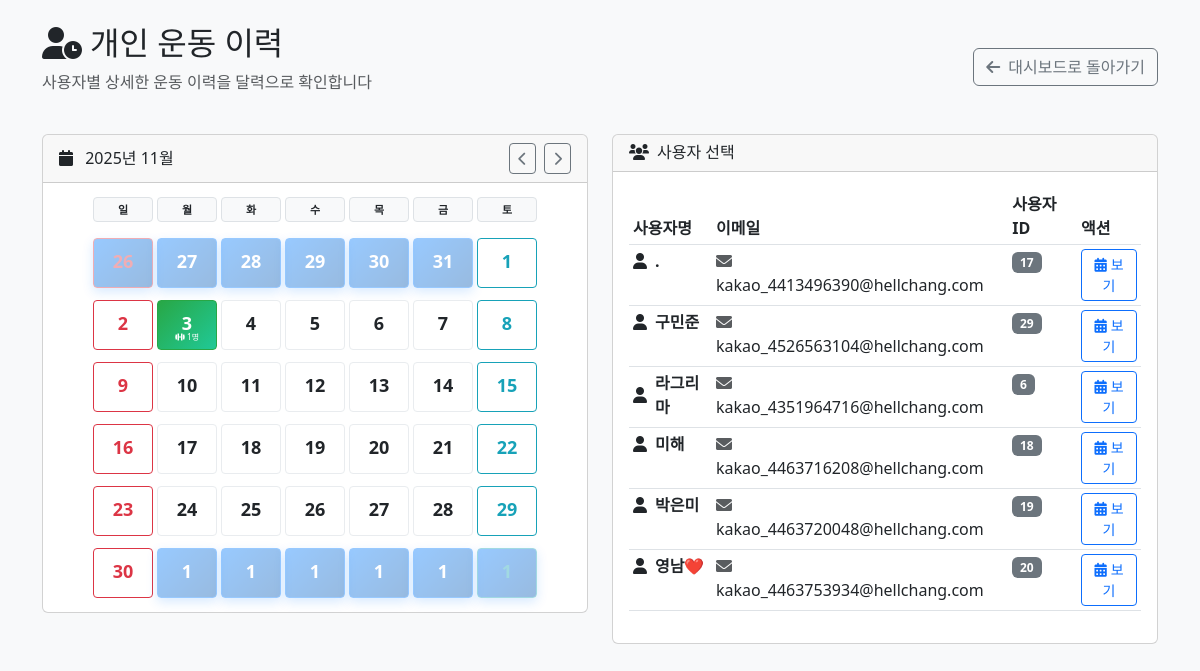
Page /admin/user_workout_history.php (signed in) on the committed database.
### tables this page shows
CREATE TABLE IF NOT EXISTS `users` (
  `id` int(11) NOT NULL AUTO_INCREMENT,
  `kakao_id` bigint(20) DEFAULT NULL,
  `username` varchar(100) NOT NULL,
  `email` varchar(255) DEFAULT NULL,
  `profile_image` varchar(500) DEFAULT NULL,
  `created_at` timestamp NULL DEFAULT current_timestamp(),
  `updated_at` timestamp NULL DEFAULT current_timestamp() ON UPDATE current_timestamp(),
  `is_active` tinyint(1) NOT NULL DEFAULT 1,
  `password` varchar(255) DEFAULT NULL,
  PRIMARY KEY (`id`) USING BTREE,
  UNIQUE KEY `email` (`email`) USING BTREE,
  UNIQUE KEY `kakao_id` (`kakao_id`) USING BTREE,
  KEY `idx_users_kakao_id` (`kakao_id`) USING BTREE
);

### admin/user_workout_history.php (the view, shortened to what this page needs)
<?php
$pdo = getDB();
$current_month = isset($_GET['month']) ? (int)$_GET['month'] : date('n');
$current_year = isset($_GET['year']) ? (int)$_GET['year'] : date('Y');
$selected_date = isset($_GET['date']) ? $_GET['date'] : null;
$month_start = date('Y-m-01', mktime(0, 0, 0, $current_month, 1, $current_year));
$month_end = date('Y-m-t', mktime(0, 0, 0, $current_month, 1, $current_year));
$stmt = $pdo->prepare("
    SELECT DATE(ws.start_time) as workout_date,
           COUNT(DISTINCT ws.user_id) as user_count,
           COUNT(ws.session_id) as session_count
    FROM m_workout_session ws
    WHERE DATE(ws.start_time) >= ? AND DATE(ws.start_time) <= ?
    GROUP BY DATE(ws.start_time)
    ORDER BY workout_date ASC
");
$stmt->execute([$month_start, $month_end]);
$workout_days = $stmt->fetchAll(PDO::FETCH_ASSOC);
$first_day = mktime(0, 0, 0, $current_month, 1, $current_year);
$days_in_month = date('t', $first_day);
$first_day_of_week = date('w', $first_day);
?>
<!DOCTYPE html>
<html lang="ko">
<head>
    <link href="https://cdn.jsdelivr.net/npm/bootstrap@5.3.0/dist/css/bootstrap.min.css" rel="stylesheet">
    <link href="https://cdnjs.cloudflare.com/ajax/libs/font-awesome/6.0.0/css/all.min.css" rel="stylesheet">
</head>
<body class="bg-light">
    <div class="container mt-4">
        <div class="row mb-4">
            <div class="col">
                <div class="d-flex justify-content-between align-items-center">
                    <div>
                        <h2><i class="fas fa-user-clock me-2"></i>개인 운동 이력</h2>
                        <p class="text-muted">사용자별 상세한 운동 이력을 달력으로 확인합니다</p>
                    </div>
                    <a href="dashboard.php" class="btn btn-outline-secondary">
                        <i class="fas fa-arrow-left me-2"></i>대시보드로 돌아가기
                    </a>
                </div>
            </div>
        </div>
        <div class="row mb-4">
            <div class="col-md-6">
                <div class="card">
                    <div class="card-header">
                        <div class="d-flex justify-content-between align-items-center">
                            <h6 class="mb-0">
                                <i class="fas fa-calendar me-2"></i>
                                <?= $current_year ?>년 <?= $current_month ?>월
                            </h6>
                            <div>
                                <a href="?month=<?= $current_month == 1 ? 12 : $current_month - 1 ?>&year=<?= $current_month == 1 ? $current_year - 1 : $current_year ?>"
                                   class="btn btn-outline-secondary btn-sm me-1">
                                    <i class="fas fa-chevron-left"></i>
                                </a>
                                <a href="?month=<?= $current_month == 12 ? 1 : $current_month + 1 ?>&year=<?= $current_month == 12 ? $current_year + 1 : $current_year ?>"
                                   class="btn btn-outline-secondary btn-sm">
                                    <i class="fas fa-chevron-right"></i>
                                </a>
                            </div>
                        </div>
                    </div>
                    <div class="card-body p-2">
                        <div class="week-days mb-1">
                            <?php
                            $weekdays = ['일', '월', '화', '수', '목', '금', '토'];
                            foreach ($weekdays as $day):
                            ?>
                            <div class="day-cell text-center fw-bold" style="height: 25px; background: #f8f9fa; border: 1px solid #dee2e6; font-size: 11px;">
                                <?= $day ?>
                            </div>
                            <?php endforeach; ?>
                        </div>
                        <?php
                        $workout_days_map = [];
                        foreach ($workout_days as $day) {
                            $workout_days_map[$day['workout_date']] = $day;
                        }
                        $day_count = 1;
                        ?>
                        <?php for ($week = 0; $week < 6; $week++): ?>
                        <div class="week-days">
                            <?php for ($day = 0; $day < 7; $day++): ?>
                                <?php
                                $cell_day = null;
                                $is_current_month = false;
                                if ($week == 0 && $day < $first_day_of_week) {
                                    $prev_month = $current_month == 1 ? 12 : $current_month - 1;
                                    $prev_year = $current_month == 1 ? $current_year - 1 : $current_year;
                                    $prev_month_days = date('t', mktime(0, 0, 0, $prev_month, 1, $prev_year));
                                    $cell_day = $prev_month_days - ($first_day_of_week - $day - 1);
                                } elseif ($day_count <= $days_in_month) {
                                    $cell_day = $day_count;
                                    $is_current_month = true;
                                    $day_count++;
                                } else {
                                    $cell_day = $day_count - $days_in_month;
                                }
                                $date_str = $is_current_month ?
                                    sprintf('%04d-%02d-%02d', $current_year, $current_month, $cell_day) :
                                    null;
                                $has_workout = $date_str && isset($workout_days_map[$date_str]);
                                $workout_data = $has_workout ? $workout_days_map[$date_str] : null;
                                ?>
                                <div class="day-cell <?= $is_current_month ? 'current-month' : 'other-month' ?> <?= $has_workout ? 'has-workout' : '' ?> <?= $selected_date == $date_str ? 'selected' : '' ?> <?= $day == 0 ? 'sunday' : ($day == 6 ? 'saturday' : '') ?>"
                                     style="cursor: pointer; height: 50px; font-size: 12px;"
                                     onclick="<?= $is_current_month ? "selectDate('$date_str')" : '' ?>">
                                    <div class="day-number"><?= $cell_day ?></div>
                                    <?php if ($has_workout): ?>
                                    <div class="workout-indicator">
                                        <small style="font-size: 8px;">
                                            <i class="fas fa-dumbbell"></i>
                                            <?= $workout_data['user_count'] ?>명
                                        </small>
                                    </div>
                                    <?php endif; ?>
                                </div>
                            <?php endfor; ?>
                        </div>
                        <?php endfor; ?>
                    </div>
                </div>
            </div>
            <div class="col-md-6">
                <div class="card">
                    <div class="card-header">
                        <h6 class="mb-0"><i class="fas fa-users me-2"></i>사용자 선택</h6>
                    </div>
                    <div class="card-body">
                        <div class="table-responsive">
                            <table class="table table-hover table-sm">
                                <thead>
                                    <tr>
                                        <th>사용자명</th>
                                        <th>이메일</th>
                                        <th>사용자 ID</th>
                                        <th>액션</th>
                                    </tr>
                                </thead>
                                <tbody>
                                    <?php
                                    $stmt = $pdo->prepare('SELECT id, username, email FROM users WHERE is_active = 1 ORDER BY username ASC');
                                    $stmt->execute();
                                    $users = $stmt->fetchAll(PDO::FETCH_ASSOC);
                                    ?>
                                    <?php foreach ($users as $user): ?>
                                    <tr style="cursor: pointer;" onclick="selectUser(<?= $user['id'] ?>)">
                                        <td>
                                            <div class="d-flex align-items-center">
                                                <i class="fas fa-user me-2"></i>
                                                <strong><?= htmlspecialchars($user['username']) ?></strong>
                                            </div>
                                        </td>
                                        <td>
                                            <?php if ($user['email']): ?>
                                            <i class="fas fa-envelope me-1 text-muted"></i>
                                            <?= htmlspecialchars($user['email']) ?>
                                            <?php else: ?>
                                            <span class="text-muted">-</span>
                                            <?php endif; ?>
                                        </td>
                                        <td>
                                            <span class="badge bg-secondary"><?= $user['id'] ?></span>
                                        </td>
                                        <td>
                                            <button class="btn btn-outline-primary btn-sm"
                                                    onclick="event.stopPropagation(); selectUser(<?= $user['id'] ?>)">
                                                <i class="fas fa-calendar-alt me-1"></i>보기
                                            </button>
                                        </td>
                                    </tr>
                                    <?php endforeach; ?>
                                </tbody>
                            </table>
                        </div>
                    </div>
                </div>
            </div>
        </div>
    </div>
</body>
</html>

### admin/user_workout_history.php (style rules this page uses)
.week-days { display: flex; gap: 2px; justify-content: center; padding: 5px 0; }
.day-cell { width: 60px; height: 50px; border: 1px solid #e9ecef; border-radius: 4px; display: flex; flex-direction: column; align-items: center; justify-content: center; cursor: pointer; transition: all 0.3s ease; background: #fff; position: relative; margin: 1px; }
.day-cell.has-workout { background: linear-gradient(135deg, #28a745, #20c997); border-color: #28a745; color: white; }
.day-cell.selected { background: linear-gradient(135deg, #007bff, #0056b3); border-color: #007bff; color: white; box-shadow: 0 4px 12px rgba(0,123,255,0.4); }
.day-cell.current-month { opacity: 1; }
.day-cell.other-month { opacity: 0.4; }
.day-number { font-size: 18px; font-weight: bold; margin-bottom: 4px; }
.workout-indicator { position: absolute; bottom: 4px; font-size: 12px; }
.day-cell.saturday { color: #17a2b8 !important; border-color: #17a2b8 !important; }
.day-cell.sunday { color: #dc3545 !important; border-color: #dc3545 !important; }

### rows in the picture
users: username ".", email "kakao_4413496390@hellchang.com", id "17"
users: username "구민준", email "kakao_4526563104@hellchang.com", id "29"
users: username "라그리마", email "kakao_4351964716@hellchang.com", id "6"
users: username "미해", email "kakao_4463716208@hellchang.com", id "18"
users: username "박은미", email "kakao_4463720048@hellchang.com", id "19"
users: username "영남❤️", email "kakao_4463753934@hellchang.com", id "20"

### other values in the picture
$current_year "2025"
$current_month "11"
$day "일"
$day "월"
$day "화"
$day "수"
$day "목"
$day "금"
$day "토"
$cell_day "27"
$cell_day "28"
$cell_day "29"
$cell_day "30"
$cell_day "31"
$cell_day "1"
